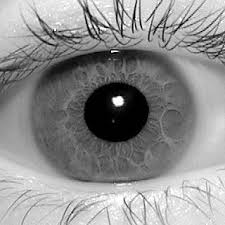
#> input picture iris.jpg, 225 x 225 px
$ python 3Circular_Hough.py
#> lines starting #> are read from the running program, lines starting #| are printed output that depends on the picture; after the words box and inside, x2 and y2 are one past the last pixel; in counts of white or black regions, pixels touching at a corner belong together
import cv2
import numpy as np
import matplotlib.pyplot as plt

# Read the image
image = cv2.imread("iris.jpg", 1)
#> image is the input picture: shape (225, 225, 3); min 0, max 255, mean 142.6

# Convert to grayscale
gray = cv2.cvtColor(image, cv2.COLOR_BGR2GRAY)

# Apply Gaussian blur to reduce noise
gray_blur = cv2.GaussianBlur(gray, (5, 5), 2, 2)
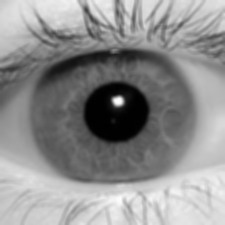
#> gray_blur: shape (225, 225); min 0, max 252, mean 142.6

# Detect circles using Hough Circle Transform
circles = cv2.HoughCircles(
    gray_blur,
    cv2.HOUGH_GRADIENT,
    dp=1,
    minDist=gray.shape[0] // 16,
    param1=50,
    param2=30,
    minRadius=75,
    maxRadius=100,  # Adjust these parameters for larger circles
)
#> circles = [[117.5, 109.5, 88.4]]

if circles is not None:
    circles = np.uint16(np.around(circles))
#> circles = [[118, 110, 88]]
    for circle in circles[0]:
        center = (circle[0], circle[1])
        radius = circle[2]
        cv2.circle(image, center, radius, (255, 0, 255), 3)  # Draw the circle
#> this loop made 1 pass
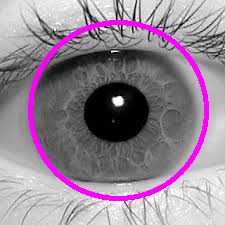
#> image: shape (225, 225, 3); 5.61% of pixels changed, all inside (x1, y1, x2, y2) = (28, 20, 209, 201)

# Display the result
plt.imshow(cv2.cvtColor(image, cv2.COLOR_BGR2RGB))
plt.title("Hough Circle Transform")
plt.show()

$ run again, with 2.jpg copied over iris.jpg
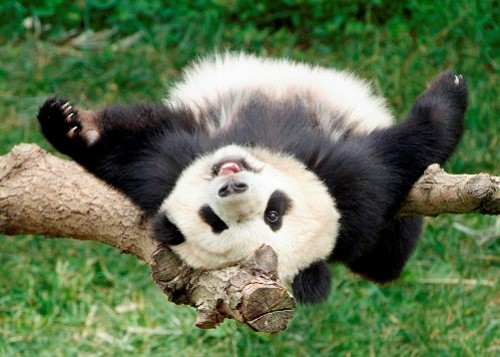
#> input picture 2.jpg, 500 x 357 px
#> image is the input picture: shape (357, 500, 3); mean B, G, R 82.1, 116.4, 97.4
#> `gray = cv2.cvtColor(image, cv2.COLOR_BGR2GRAY)`:
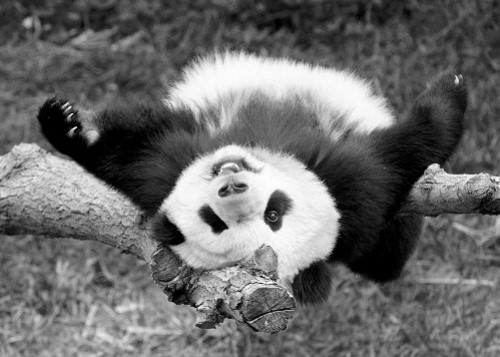
#> gray: shape (357, 500); min 0, max 255, mean 106.8
#> circles = None
